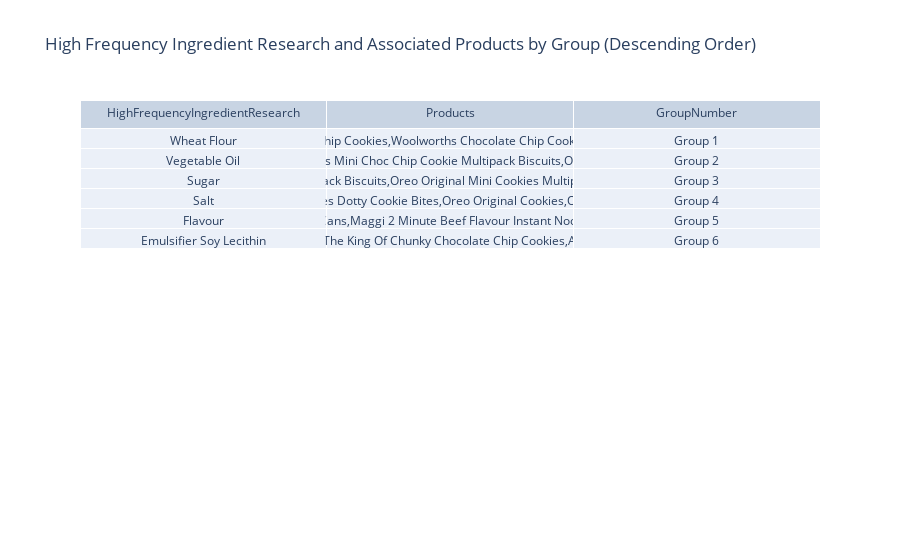

The cell this chart's notebook holds for it:
### Code cell
import plotly.graph_objects as go
import pandas as pd
from neo4j import GraphDatabase

with driver.session() as session:
    result = session.run(query)
    neo4j_data = [record.data() for record in result]

df = pd.DataFrame(neo4j_data)


query = """
MATCH (p:Product)-[:HAS_RECIPE]->(r:Recipe)-[:USES_INGREDIENT]->(i:Ingredient)-[:HAS_RESEARCH]->(res:IngredientResearch)
WITH res, COUNT(DISTINCT p) AS productCount, COLLECT(DISTINCT p.name) AS products, COUNT(DISTINCT i) AS ingredientCount

MATCH (allProducts:Product)
WITH res, productCount, products, ingredientCount, COUNT(allProducts) AS totalProductCount
WITH res, productCount, products, ingredientCount, totalProductCount, toFloat(productCount) / toFloat(totalProductCount) AS frequencyRatio
RETURN res.ingredient_name AS HighFrequencyIngredientResearch, productCount, products, ingredientCount, frequencyRatio
ORDER BY frequencyRatio DESC

"""

import plotly.graph_objects as go
import pandas as pd



df = pd.DataFrame(data)


df['GroupNumber'] = df.groupby('HighFrequencyIngredientResearch').ngroup() + 1
df['GroupNumber'] = df['GroupNumber'].max() - df['GroupNumber'] + 1
df['GroupNumber'] = 'Group ' + df['GroupNumber'].astype(str)
df.sort_values(by='HighFrequencyIngredientResearch', ascending=False, inplace=True)


fig_data = [go.Table(
    header=dict(values=['HighFrequencyIngredientResearch', 'Products', 'GroupNumber']),
    cells=dict(values=[df['HighFrequencyIngredientResearch'], df['Products'], df['GroupNumber']])
)]


fig_layout = go.Layout(
    title='High Frequency Ingredient Research and Associated Products by Group (Descending Order)'
)


fig = go.Figure(data=fig_data, layout=fig_layout)
fig.show()

### Figure 1 — Plotly figure (JSON) as saved in the notebook; plotly's stock layout.template omitted (floating-point values rounded to 4 significant figures; data arrays with more than 128 entries replaced by an {"elided": "..."} marker saying what was removed)
{"data": [{"cells": {"values": {"elided": "3 rows, 231 str values in total"}}, "header": {"values": ["HighFrequencyIngredientResearch", "Products", "GroupNumber"]}, "type": "table"}], "layout": {"title": {"text": "High Frequency Ingredient Research and Associated Products by Group (Descending Order)"}}}
